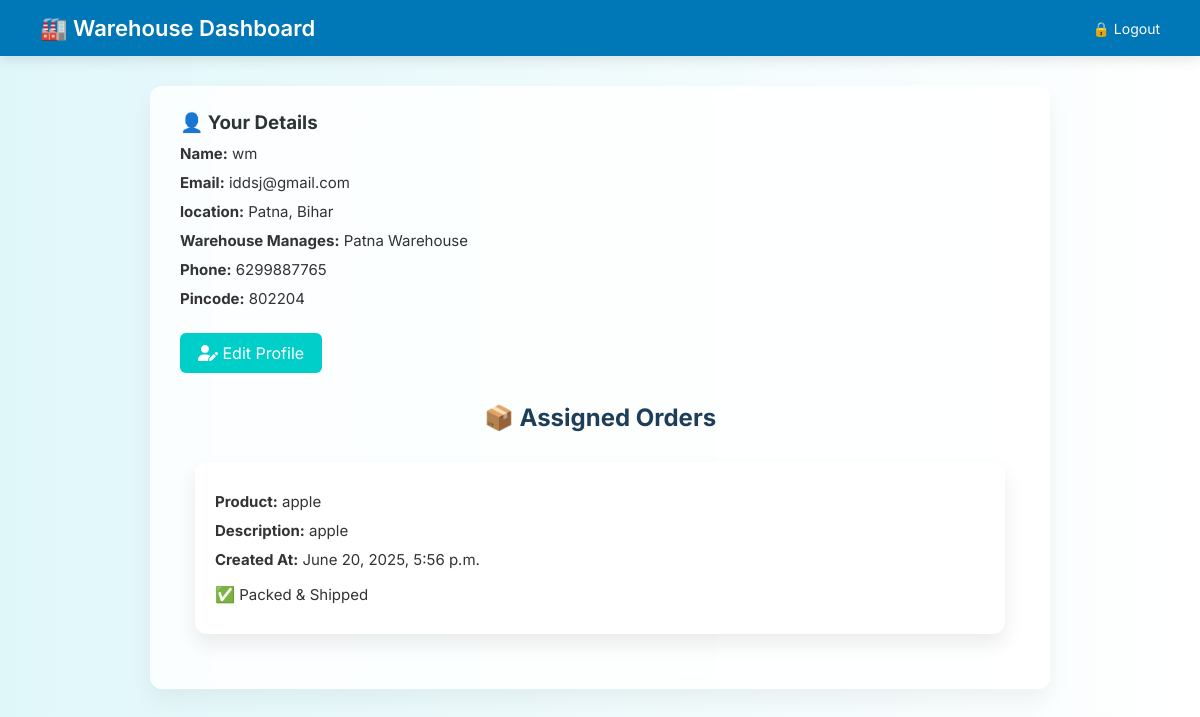
Before: /warehouse_dashboard/ (signed in) with the older database file.
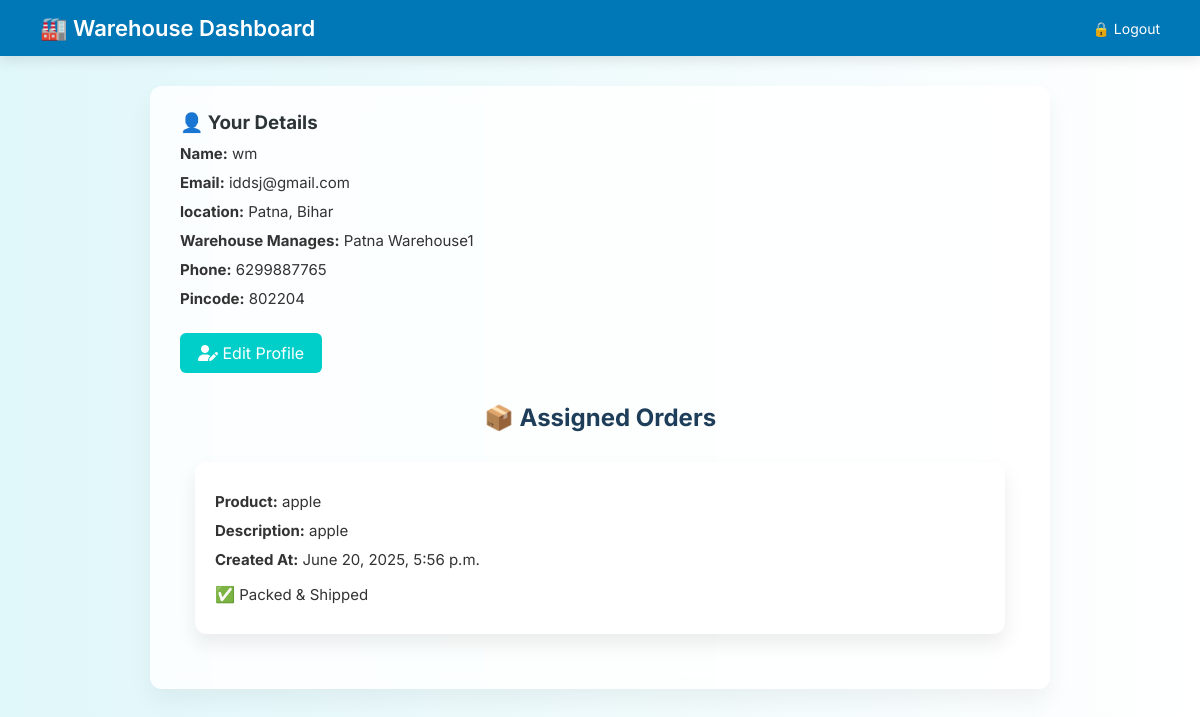
After: the same page with the newer database file.
### delivery_app/models.py (models this page shows, shortened)
class WarehouseManager(models.Model):
    user=models.OneToOneField(User,on_delete=models.CASCADE)
    warehouse_name=models.CharField(max_length=255)
    location=models.CharField(max_length=255)
    phone=models.CharField(max_length=10)
    pincode=models.CharField(max_length=10)

class User(AbstractUser):
    ROLE_CHOICES = (
        ('customer', 'Customer'),
        ('warehouse_manager', 'Warehouse Manager'),
        ('city_manager', 'City Manager'),
        ('porter', 'Porter'),
    )
    role = models.CharField(max_length=20, choices=ROLE_CHOICES)

### delivery_app/views.py (the view)
# urls.py: path('warehouse_dashboard/', views.warehouse_manager_dashboard, name='warehouse_manager_dashboard'),
def warehouse_manager_dashboard(request):
    wm = request.user.warehousemanager
    wmd=WarehouseManager.objects.get(user=request.user)
    orders = Order.objects.filter(warehouse_manager=wm).order_by('-created_at')
    return render(request, 'warehouse_dashboard.html', {'orders': orders,'wmd':wmd})

### delivery_app/templates/warehouse_dashboard.html (shortened to what this page needs)
{% load static %}
<!DOCTYPE html>
<html lang="en">
<head>
  <link rel="stylesheet" href="{% static 'css/warehouse_dashboard.css' %}">
  <link rel="stylesheet" href="https://cdnjs.cloudflare.com/ajax/libs/font-awesome/6.5.0/css/all.min.css">
</head>
<body>
  <div class="navbar">
    <div class="navbar-brand">🏭 Warehouse Dashboard</div>
    <div class="navbar-links">
      <a href="{% url 'logout' %}">🔒 Logout</a>
    </div>
  </div>
  {% if wmd %}
    <div class="customer-info">
      <h3>👤 Your Details</h3>
      <p><strong>Name:</strong> {{ wmd.user.username }}</p>
      <p><strong>Email:</strong> {{ wmd.user.email }}</p>
      <p><strong>location:</strong> {{ wmd.location}}</p>
      <p><strong>Warehouse Manages:</strong> {{ wmd.warehouse_name}}</p>
      <p><strong>Phone:</strong> {{ wmd.phone}}</p>
      <p><strong>Pincode:</strong> {{ wmd.pincode}}</p>
      <a href="{% url 'edit_wm_profile'%}" class="button"> <i class="fas fa-user-edit"></i> Edit Profile</a>
  {% endif %}
  <h2>📦 Assigned Orders</h2>
  <div class="orders-wrapper">
    {% for order in orders %}
      <div class="order-card">
        <p><strong>Product:</strong> {{ order.product_name }}</p>
        <p><strong>Description:</strong> {{ order.description }}</p>
        <p><strong>Created At:</strong> {{ order.created_at }}</p>
        <div class="status-section">
          {% if not order.is_packed %}
            <p><span class="status-icon ❌">❌</span> Not Packed</p>
            <form method="post" action="{% url 'mark_packed' order.id %}"  onsubmit="return confirm('Are you sure you want to mark this order as packed?');">
              {% csrf_token %}
              <button type="submit">✅ Mark as Packed</button>
            </form>
          {% else %}
            <p><span class="status-icon">✅</span> Packed & Shipped</p>
          {% endif %}
        </div>
      </div>
    {% empty %}
      <p class="no-orders">No assigned orders.</p>
    {% endfor %}
  </div>
</body>
</html>

Changed rows visible on the page:
changed WarehouseManager "Patna, Bihar": warehouse_name "Patna Warehouse" → "Patna Warehouse1"
